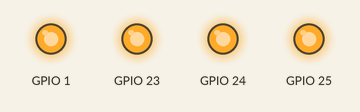
Bench run of a program on a simulated Raspberry Pi (BCM pin numbers). Parts: output pins drawn as LEDs (lit = HIGH).

Above: at 0.5 s.
At 3.5 s:
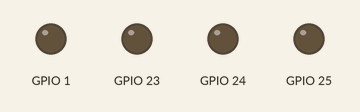
Timing chart, 0 to 4.6 s (numbered marks = the images above):
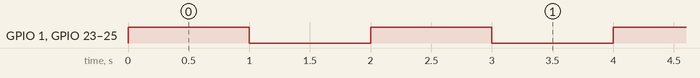

Measured:
- by itself, GPIO 1, GPIO 23–25: alternates HIGH for 1.0 s and LOW for 1.0 s

The program:

Led.py
```python
import RPi.GPIO as GPIO
import time

GPIO.setmode(GPIO.BCM)
GPIO.setup(23,GPIO.OUT)
GPIO.setup(24,GPIO.OUT)
GPIO.setup(25,GPIO.OUT)
GPIO.setup(1,GPIO.OUT)
try:
	while 1:
    	GPIO.output(23,GPIO.HIGH)
        GPIO.output(24,GPIO.HIGH)
        GPIO.output(25,GPIO.HIGH)
        GPIO.output(1,GPIO.HIGH)
        time.sleep(1.0)
        GPIO.output(23,GPIO.LOW)
        GPIO.output(24,GPIO.LOW)
        GPIO.output(25,GPIO.LOW)
        GPIO.output(1,GPIO.LOW)
        time.sleep(1.0)
except KeyboardInterrupt:
	pass
GPIO.cleanup()
```
